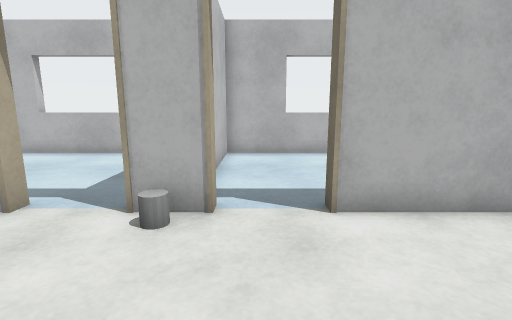
view 1 (above)

24 first-person views from a walk through a Gazebo world. The camera is 0.94 m above the floor, tilts 10° down and sees 85° across. The floor is counted in squares, 0.5 m on a side. Each view is taken from the middle of a square. On the plan, view 1 faces up. The plan holds only what a view shows up to about 16 squares ahead; the rest is blank. Some stock models are drawn as simple stand-ins.

view 2
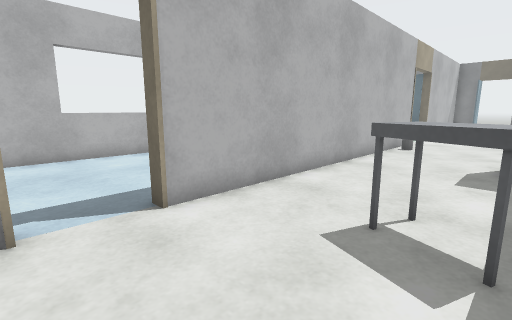

view 3
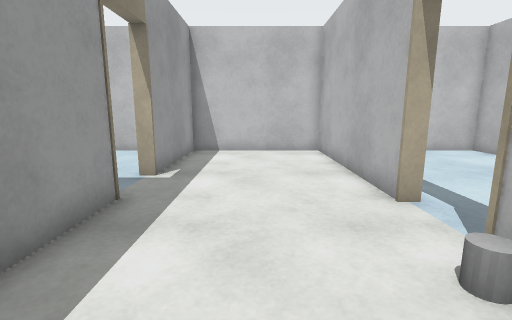

view 4
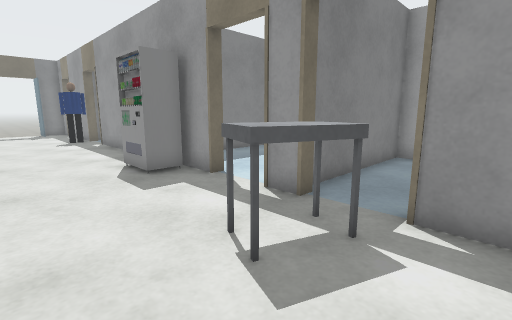

view 5
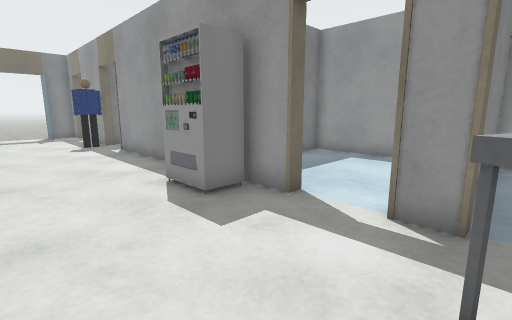

view 6
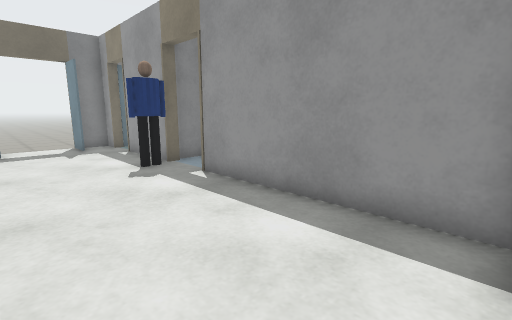

view 7
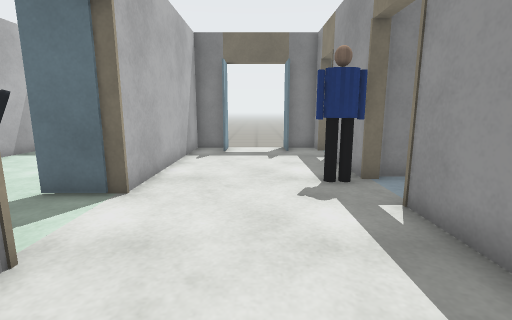

view 8
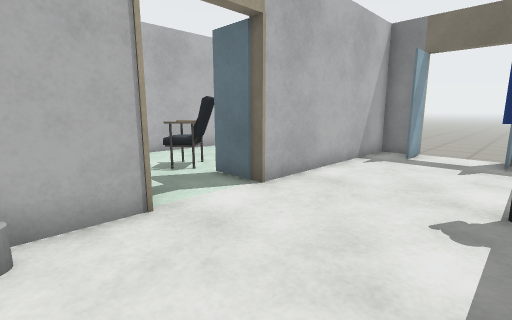

view 9
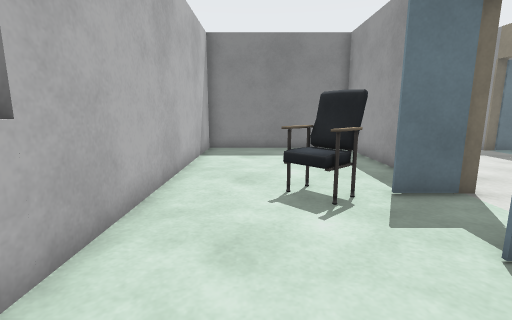

view 10
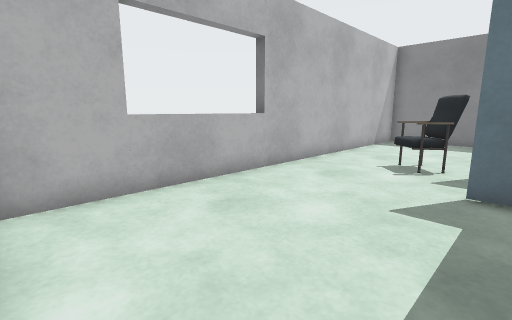

view 11
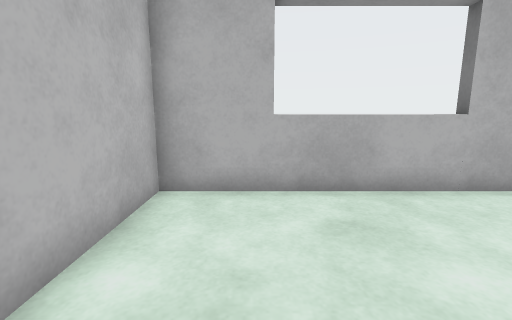

view 12
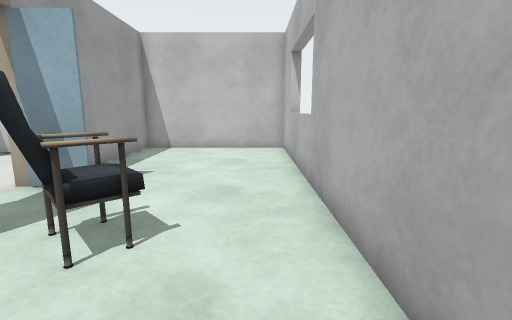

view 13
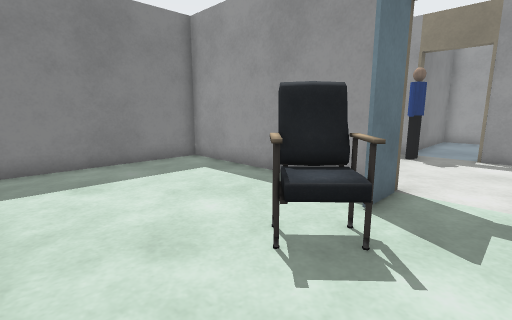

view 14
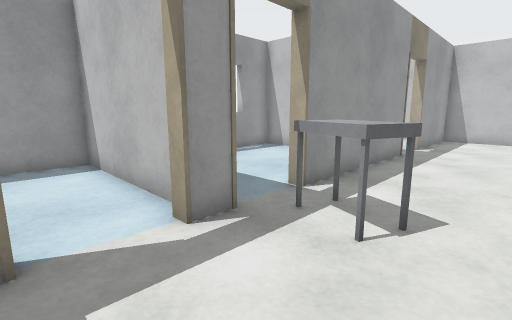

view 15
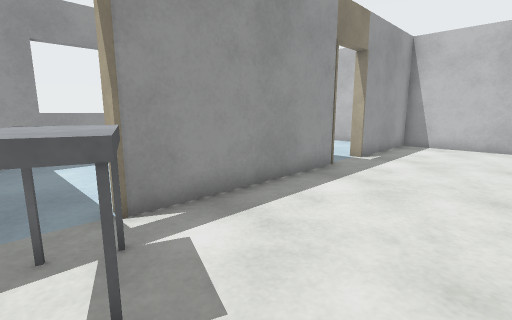

view 16
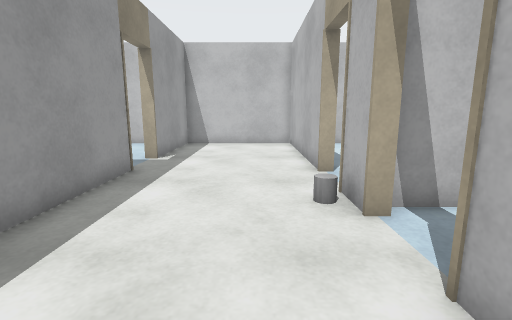

view 17
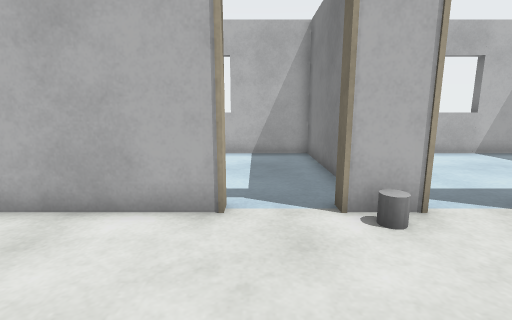

view 18
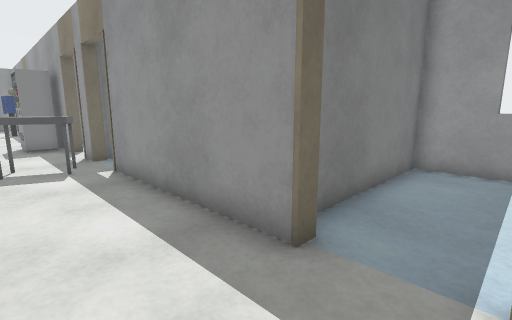

view 19
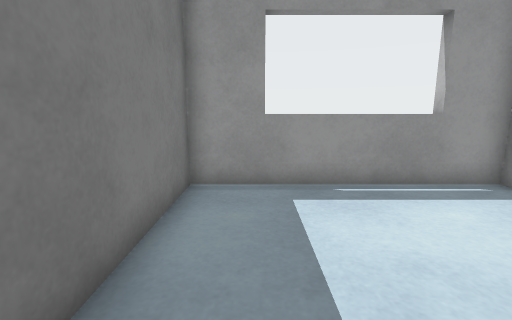

view 20
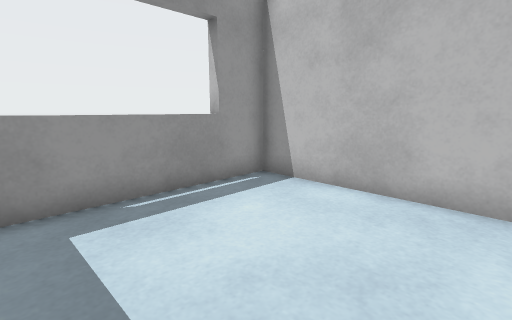

view 21
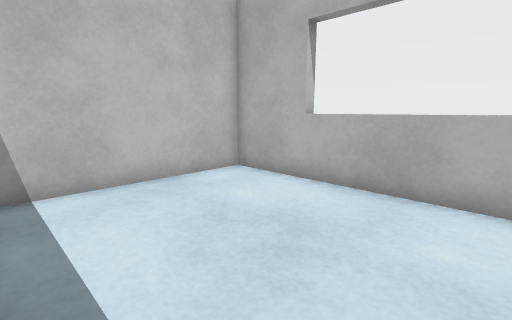

view 22
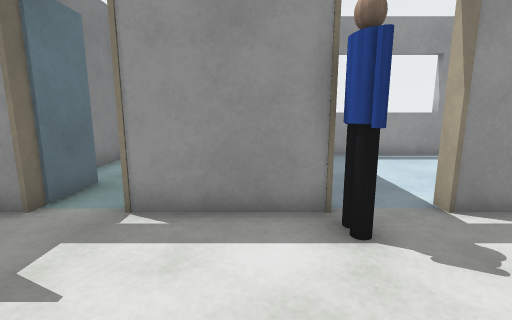

view 23
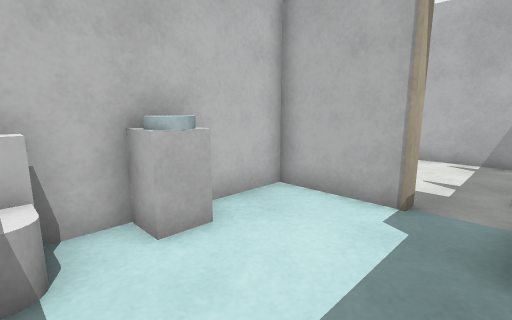

view 24
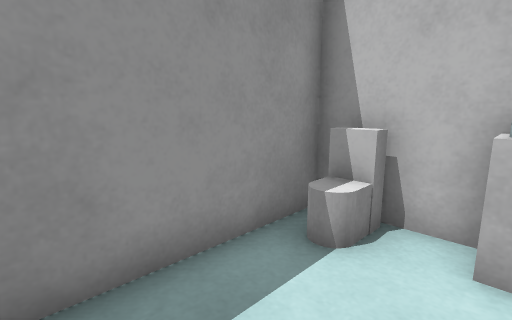

### Floor plan
Points are (right, up) in squares from view 1. A wall is a line through its corners. A room is listed if a view was taken in it or the views show most of it. See-through windows are left out.
Room 1 (views 1, 2, 3, 4, 5, 6, 7, 8, 14, 15, 16, 17, 18, 19, 22)
walls: (8.4, -1) (17.6, -1); (15.5, 5) (1.5, 5); (-4.6, -1) (1.6, -1); (-5.4, 5) (-12.3, 5) (-12.3, -1) (-7.4, -1); (21.4, -1) (23.5, -1); (27.3, 3.6) (27.3, 5) (19.4, 5)
ways out: opening at (17.5, 5) to room 2; opening at (-6, -1) to room 3; opening at (-4, 5.3) to room 4; opening at (25, -1.7) to room 5; opening at (0, 5.3); opening at (7, -1); opening at (19, -1); opening at (27, 1)
objects: beige box (-7, -1); beige box (-5, -1); bin (-2, 4); beige box (-2, 5); beige box (2, -1); cart (3, 0) to (4, 2); beige box (5, -1); white box (6, -1); beige box (7, -1); beige box (8, -1); vending machine (9, 0) to (11, 0); bin (14, 4); beige box (18, -1); person (20, 0) to (21, 0); beige box (21, -1); beige box (24, -1); cyan box (26, -3) to (26, -2); beige box (26, -1); cyan box (26, 1) to (27, 1); cyan box (26, 3) to (27, 3); white box (27, -1); other object (27, 0)
Room 2 (views 9, 10, 11, 12, 13)
walls: (19.8, 5.4) (27.3, 5.4) (27.3, 12.4) (8.7, 12.4) (8.7, 5.4) (13.9, 5.4)
ways out: opening at (17.5, 5) to room 1
objects: beige box (16, 5); cyan box (16, 6) to (16, 7); beige box (19, 5); cyan box (19, 6) to (19, 7); chair (19, 8) to (20, 9)
Room 3 (view 20)
walls: (-12.3, -2.1) (-12.3, -8) (-4.3, -8) (-4.3, -2.2)
ways out: opening at (-6, -1) to room 1
Room 4 (view 21)
walls: (-1.7, 7.8) (-1.7, 12.4) (-12.3, 12.4) (-12.3, 6.1)
ways out: opening at (-4, 5.3) to room 1
objects: beige box (-5, 5)
Room 5 (views 23, 24)
walls: (23.6, -1.4) (21.3, -1.4) (21.3, -8) (26.1, -8); (27.3, -6.9) (27.3, -5)
ways out: opening at (25, -1.7) to room 1
objects: white box (22, -7); white box (22, -5); white cylinder (23, -7); white cylinder (23, -5)

Where each view was taken, in squares from view 1:
view 1: 0 up, 0 right, facing up
view 2: 0 up, 1 left, facing up-right
view 3: 2 up, 1 right, facing left
view 4: 4 up, 1 right, facing down-right
view 5: 4 up, 4 right, facing down-right
view 6: 4 up, 11 right, facing down-right
view 7: 2 up, 13 right, facing right
view 8: 0 up, 14 right, facing up-right
view 9: 10 up, 13 right, facing right
view 10: 6 up, 9 right, facing up-right
view 11: 6 up, 11 right, facing up
view 12: 11 up, 23 right, facing left
view 13: 12 up, 17 right, facing down-right
view 14: 3 up, 8 right, facing down-left
view 15: 4 up, 4 right, facing down-left
view 16: 3 up, 4 right, facing left
view 17: 0 up, 4 left, facing up
view 18: 2 up, 7 left, facing down-right
view 19: 1 down, 6 left, facing down
view 20: 2 down, 6 left, facing down-left
view 21: 6 up, 5 left, facing up-left
view 22: 4 up, 22 right, facing down
view 23: 7 down, 26 right, facing up-left
view 24: 5 down, 26 right, facing down-left
